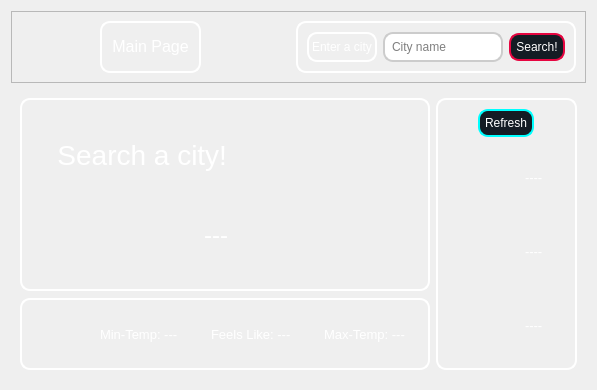
            <widget class="QWidget" name="Home_page">
             <layout class="QVBoxLayout" name="verticalLayout_12">
              <item>
               <widget class="QFrame" name="frame_13">
                <property name="styleSheet">
                 <string notr="true">#label_19,#frame_26 {
border:2px solid white;
border-radius:10px;
color:white;
}
QLineEdit {
    border-radius: 10px;
    border: 2px solid #ccc;
    padding: 5px;
}
QPushButton{
	background-color:#141C24;
	border : 2px solid #E60540;
padding:5px;
	border-radius:10px;
color:white;
}
QPushButton:hover {
    background-color: rgba(230, 5, 64, 0.3);;
}</string>
                </property>
                <property name="frameShape">
                 <enum>QFrame::StyledPanel</enum>
                </property>
                <property name="frameShadow">
                 <enum>QFrame::Raised</enum>
                </property>
                <layout class="QHBoxLayout" name="horizontalLayout_28">
                 <property name="leftMargin">
                  <number>0</number>
                 </property>
                 <item alignment="Qt::AlignHCenter">
                  <widget class="QFrame" name="frame_18">
                   <property name="styleSheet">
                    <string notr="true">QFrame{
    border-radius: 10px;
    border: 2px solid  white;
    padding: 5px;
color:white;}
QLabel{
border:0px;
}</string>
                   </property>
                   <property name="frameShape">
                    <enum>QFrame::StyledPanel</enum>
                   </property>
                   <property name="frameShadow">
                    <enum>QFrame::Raised</enum>
                   </property>
                   <layout class="QHBoxLayout" name="horizontalLayout_8">
                    <property name="spacing">
                     <number>0</number>
                    </property>
                    <property name="leftMargin">
                     <number>0</number>
                    </property>
                    <property name="topMargin">
                     <number>0</number>
                    </property>
                    <property name="rightMargin">
                     <number>0</number>
                    </property>
                    <property name="bottomMargin">
                     <number>0</number>
                    </property>
                    <item alignment="Qt::AlignHCenter">
                     <widget class="QLabel" name="label_9">
                      <property name="font">
                       <font>
                        <pointsize>12</pointsize>
                       </font>
                      </property>
                      <property name="layoutDirection">
                       <enum>Qt::LeftToRight</enum>
                      </property>
                      <property name="text">
                       <string>Main Page</string>
                      </property>
                      <property name="alignment">
                       <set>Qt::AlignHCenter|Qt::AlignTop</set>
                      </property>
                     </widget>
                    </item>
                   </layout>
                  </widget>
                 </item>
                 <item alignment="Qt::AlignRight">
                  <widget class="QFrame" name="frame_26">
                   <property name="frameShape">
                    <enum>QFrame::StyledPanel</enum>
                   </property>
                   <property name="frameShadow">
                    <enum>QFrame::Raised</enum>
                   </property>
                   <layout class="QHBoxLayout" name="horizontalLayout_29">
                    <item>
                     <widget class="QLabel" name="label_19">
                      <property name="text">
                       <string>Enter a city</string>
                      </property>
                     </widget>
                    </item>
                    <item>
                     <widget class="QLineEdit" name="city_name_input_main">
                      <property name="placeholderText">
                       <string>City name</string>
                      </property>
                     </widget>
                    </item>
                    <item>
                     <widget class="QPushButton" name="search_city_main_btn">
                      <property name="cursor">
                       <cursorShape>PointingHandCursor</cursorShape>
                      </property>
                      <property name="text">
                       <string>Search!</string>
                      </property>
                     </widget>
                    </item>
                   </layout>
                  </widget>
                 </item>
                </layout>
               </widget>
              </item>
              <item>
               <widget class="QFrame" name="frame_19">
                <property name="sizePolicy">
                 <sizepolicy hsizetype="Preferred" vsizetype="Expanding">
                  <horstretch>0</horstretch>
                  <verstretch>0</verstretch>
                 </sizepolicy>
                </property>
                <property name="styleSheet">
                 <string notr="true">QFrame,QComboBox,QLineEdit,QPushButton,QCheckBox {
border:0px solid white;
color:white;}
#frame_10,#frame_9,#frame_4,#frame_26{
border:2px solid white;
border-radius:10px;
color:white;
}

QLabel{
padding: 10px;
border-radius:10px;
}

QPushButton{
	background-color:#141C24;
	border : 2px solid #00FFFF;
	padding:5px;
	border-radius:10px;
color:white;
}
QPushButton:hover {
    background-color: #394B5A;
}</string>
                </property>
                <property name="frameShape">
                 <enum>QFrame::StyledPanel</enum>
                </property>
                <property name="frameShadow">
                 <enum>QFrame::Raised</enum>
                </property>
                <layout class="QHBoxLayout" name="horizontalLayout_7">
                 <item>
                  <widget class="QFrame" name="frame_2">
                   <property name="sizePolicy">
                    <sizepolicy hsizetype="Expanding" vsizetype="Preferred">
                     <horstretch>0</horstretch>
                     <verstretch>0</verstretch>
                    </sizepolicy>
                   </property>
                   <property name="frameShape">
                    <enum>QFrame::StyledPanel</enum>
                   </property>
                   <property name="frameShadow">
                    <enum>QFrame::Raised</enum>
                   </property>
                   <layout class="QVBoxLayout" name="verticalLayout_23">
                    <property name="spacing">
                     <number>7</number>
                    </property>
                    <property name="leftMargin">
                     <number>0</number>
                    </property>
                    <property name="topMargin">
                     <number>0</number>
                    </property>
                    <property name="rightMargin">
                     <number>0</number>
                    </property>
                    <property name="bottomMargin">
                     <number>0</number>
                    </property>
                    <item>
                     <widget class="QFrame" name="frame_9">
                      <property name="sizePolicy">
                       <sizepolicy hsizetype="Preferred" vsizetype="Expanding">
                        <horstretch>0</horstretch>
                        <verstretch>0</verstretch>
                       </sizepolicy>
                      </property>
                      <property name="frameShape">
                       <enum>QFrame::StyledPanel</enum>
                      </property>
                      <property name="frameShadow">
                       <enum>QFrame::Raised</enum>
                      </property>
                      <layout class="QHBoxLayout" name="horizontalLayout_26">
                       <item alignment="Qt::AlignRight">
                        <widget class="QFrame" name="frame_11">
                         <property name="frameShape">
                          <enum>QFrame::StyledPanel</enum>
                         </property>
                         <property name="frameShadow">
                          <enum>QFrame::Raised</enum>
                         </property>
                         <layout class="QVBoxLayout" name="verticalLayout_24">
                          <item>
                           <widget class="QLabel" name="city_name_main">
                            <property name="font">
                             <font>
                              <pointsize>21</pointsize>
                             </font>
                            </property>
                            <property name="text">
                             <string>Search a city!</string>
                            </property>
                            <property name="alignment">
                             <set>Qt::AlignRight|Qt::AlignTrailing|Qt::AlignVCenter</set>
                            </property>
                            <property name="wordWrap">
                             <bool>true</bool>
                            </property>
                           </widget>
                          </item>
                          <item>
                           <widget class="QLabel" name="main_weather_main">
                            <property name="font">
                             <font>
                              <pointsize>18</pointsize>
                             </font>
                            </property>
                            <property name="text">
                             <string>---</string>
                            </property>
                            <property name="alignment">
                             <set>Qt::AlignRight|Qt::AlignTrailing|Qt::AlignVCenter</set>
                            </property>
                           </widget>
                          </item>
                         </layout>
                        </widget>
                       </item>
                       <item alignment="Qt::AlignHCenter">
                        <widget class="QFrame" name="frame_12">
                         <property name="sizePolicy">
                          <sizepolicy hsizetype="Expanding" vsizetype="Expanding">
                           <horstretch>0</horstretch>
                           <verstretch>0</verstretch>
                          </sizepolicy>
                         </property>
                         <property name="minimumSize">
                          <size>
                           <width>0</width>
                           <height>0</height>
                          </size>
                         </property>
                         <property name="frameShape">
                          <enum>QFrame::StyledPanel</enum>
                         </property>
                         <property name="frameShadow">
                          <enum>QFrame::Raised</enum>
                         </property>
                         <layout class="QVBoxLayout" name="verticalLayout_7">
                          <property name="spacing">
                           <number>0</number>
                          </property>
                          <property name="leftMargin">
                           <number>0</number>
                          </property>
                          <property name="topMargin">
                           <number>0</number>
                          </property>
                          <property name="rightMargin">
                           <number>0</number>
                          </property>
                          <property name="bottomMargin">
                           <number>0</number>
                          </property>
                          <item alignment="Qt::AlignHCenter|Qt::AlignVCenter">
                           <widget class="QLabel" name="main_weather_image_main">
                            <property name="minimumSize">
                             <size>
                              <width>150</width>
                              <height>150</height>
                             </size>
                            </property>
                            <property name="maximumSize">
                             <size>
                              <width>150</width>
                              <height>150</height>
                             </size>
                            </property>
                            <property name="text">
                             <string />
                            </property>
                            <property name="pixmap">
                             <pixmap resource="../Qss/icons/_icons.qrc">:/icons/Icons/feather/minus.png</pixmap>
                            </property>
                            <property name="scaledContents">
                             <bool>true</bool>
                            </property>
                            <property name="alignment">
                             <set>Qt::AlignCenter</set>
                            </property>
                           </widget>
                          </item>
                         </layout>
                        </widget>
                       </item>
                      </layout>
                     </widget>
                    </item>
                    <item alignment="Qt::AlignBottom">
                     <widget class="QFrame" name="frame_10">
                      <property name="frameShape">
                       <enum>QFrame::StyledPanel</enum>
                      </property>
                      <property name="frameShadow">
                       <enum>QFrame::Raised</enum>
                      </property>
                      <layout class="QHBoxLayout" name="horizontalLayout_24">
                       <item>
                        <widget class="QLabel" name="label_25">
                         <property name="minimumSize">
                          <size>
                           <width>50</width>
                           <height>50</height>
                          </size>
                         </property>
                         <property name="maximumSize">
                          <size>
                           <width>50</width>
                           <height>50</height>
                          </size>
                         </property>
                         <property name="text">
                          <string />
                         </property>
                         <property name="pixmap">
                          <pixmap resource="../Qss/icons/_icons.qrc">:/icons/Icons/feather/thermometer.png</pixmap>
                         </property>
                         <property name="scaledContents">
                          <bool>true</bool>
                         </property>
                        </widget>
                       </item>
                       <item>
                        <widget class="QLabel" name="min_temp_main">
                         <property name="font">
                          <font>
                           <pointsize>10</pointsize>
                          </font>
                         </property>
                         <property name="text">
                          <string>Min-Temp: ---</string>
                         </property>
                        </widget>
                       </item>
                       <item>
                        <widget class="QLabel" name="feels_like_main">
                         <property name="font">
                          <font>
                           <pointsize>10</pointsize>
                          </font>
                         </property>
                         <property name="text">
                          <string>Feels Like: ---</string>
                         </property>
                        </widget>
                       </item>
                       <item>
                        <widget class="QLabel" name="max_temp_main">
                         <property name="font">
                          <font>
                           <pointsize>10</pointsize>
                          </font>
                         </property>
                         <property name="text">
                          <string>Max-Temp: ---</string>
                         </property>
                        </widget>
                       </item>
                      </layout>
                     </widget>
                    </item>
                   </layout>
                  </widget>
                 </item>
                 <item>
                  <widget class="QFrame" name="frame_4">
                   <property name="sizePolicy">
                    <sizepolicy hsizetype="Preferred" vsizetype="Expanding">
                     <horstretch>0</horstretch>
                     <verstretch>0</verstretch>
                    </sizepolicy>
                   </property>
                   <property name="frameShape">
                    <enum>QFrame::StyledPanel</enum>
                   </property>
                   <property name="frameShadow">
                    <enum>QFrame::Raised</enum>
                   </property>
                   <layout class="QVBoxLayout" name="verticalLayout_22">
                    <item alignment="Qt::AlignHCenter">
                     <widget class="QPushButton" name="refresh_main_btn">
                      <property name="cursor">
                       <cursorShape>PointingHandCursor</cursorShape>
                      </property>
                      <property name="text">
                       <string>Refresh</string>
                      </property>
                      <property name="icon">
                       <iconset resource="../Qss/icons/_icons.qrc">
                        <normaloff>:/icons/Icons/feather/refresh-cw.png</normaloff>:/icons/Icons/feather/refresh-cw.png</iconset>
                      </property>
                     </widget>
                    </item>
                    <item alignment="Qt::AlignRight">
                     <widget class="QFrame" name="frame_5">
                      <property name="frameShape">
                       <enum>QFrame::StyledPanel</enum>
                      </property>
                      <property name="frameShadow">
                       <enum>QFrame::Raised</enum>
                      </property>
                      <layout class="QHBoxLayout" name="horizontalLayout_20">
                       <item>
                        <widget class="QLabel" name="label_17">
                         <property name="minimumSize">
                          <size>
                           <width>50</width>
                           <height>50</height>
                          </size>
                         </property>
                         <property name="maximumSize">
                          <size>
                           <width>50</width>
                           <height>50</height>
                          </size>
                         </property>
                         <property name="text">
                          <string />
                         </property>
                         <property name="pixmap">
                          <pixmap resource="../Qss/icons/_icons.qrc">:/icons/Icons/feather/wind.png</pixmap>
                         </property>
                         <property name="scaledContents">
                          <bool>true</bool>
                         </property>
                        </widget>
                       </item>
                       <item>
                        <widget class="QLabel" name="wind_speed_main">
                         <property name="font">
                          <font>
                           <pointsize>10</pointsize>
                          </font>
                         </property>
                         <property name="text">
                          <string>----</string>
                         </property>
                        </widget>
                       </item>
                      </layout>
                     </widget>
                    </item>
                    <item alignment="Qt::AlignRight">
                     <widget class="QFrame" name="frame_8">
                      <property name="frameShape">
                       <enum>QFrame::StyledPanel</enum>
                      </property>
                      <property name="frameShadow">
                       <enum>QFrame::Raised</enum>
                      </property>
                      <layout class="QHBoxLayout" name="horizontalLayout_22">
                       <item>
                        <widget class="QLabel" name="label_21">
                         <property name="minimumSize">
                          <size>
                           <width>50</width>
                           <height>50</height>
                          </size>
                         </property>
                         <property name="maximumSize">
                          <size>
                           <width>50</width>
                           <height>50</height>
                          </size>
                         </property>
                         <property name="text">
                          <string />
                         </property>
                         <property name="pixmap">
                          <pixmap resource="../Qss/icons/_icons.qrc">:/icons/Icons/feather/eye.png</pixmap>
                         </property>
                         <property name="scaledContents">
                          <bool>true</bool>
                         </property>
                        </widget>
                       </item>
                       <item>
                        <widget class="QLabel" name="visablity_main">
                         <property name="font">
                          <font>
                           <pointsize>10</pointsize>
                          </font>
                         </property>
                         <property name="text">
                          <string>----</string>
                         </property>
                        </widget>
                       </item>
                      </layout>
                     </widget>
                    </item>
                    <item alignment="Qt::AlignRight">
                     <widget class="QFrame" name="frame_6">
                      <property name="frameShape">
                       <enum>QFrame::StyledPanel</enum>
                      </property>
                      <property name="frameShadow">
                       <enum>QFrame::Raised</enum>
                      </property>
                      <layout class="QHBoxLayout" name="horizontalLayout_23">
                       <item>
                        <widget class="QLabel" name="label_23">
                         <property name="minimumSize">
                          <size>
                           <width>50</width>
                           <height>50</height>
                          </size>
                         </property>
                         <property name="maximumSize">
                          <size>
                           <width>50</width>
                           <height>50</height>
                          </size>
                         </property>
                         <property name="text">
                          <string />
                         </property>
                         <property name="pixmap">
                          <pixmap resource="../Qss/icons/_icons.qrc">:/icons/Icons/feather/cloud.png</pixmap>
                         </property>
                         <property name="scaledContents">
                          <bool>true</bool>
                         </property>
                        </widget>
                       </item>
                       <item>
                        <widget class="QLabel" name="cloud_coverage_main">
                         <property name="font">
                          <font>
                           <pointsize>10</pointsize>
                          </font>
                         </property>
                         <property name="text">
                          <string>----</string>
                         </property>
                        </widget>
                       </item>
                      </layout>
                     </widget>
                    </item>
                   </layout>
                  </widget>
                 </item>
                </layout>
               </widget>
              </item>
             </layout>
            </widget>
